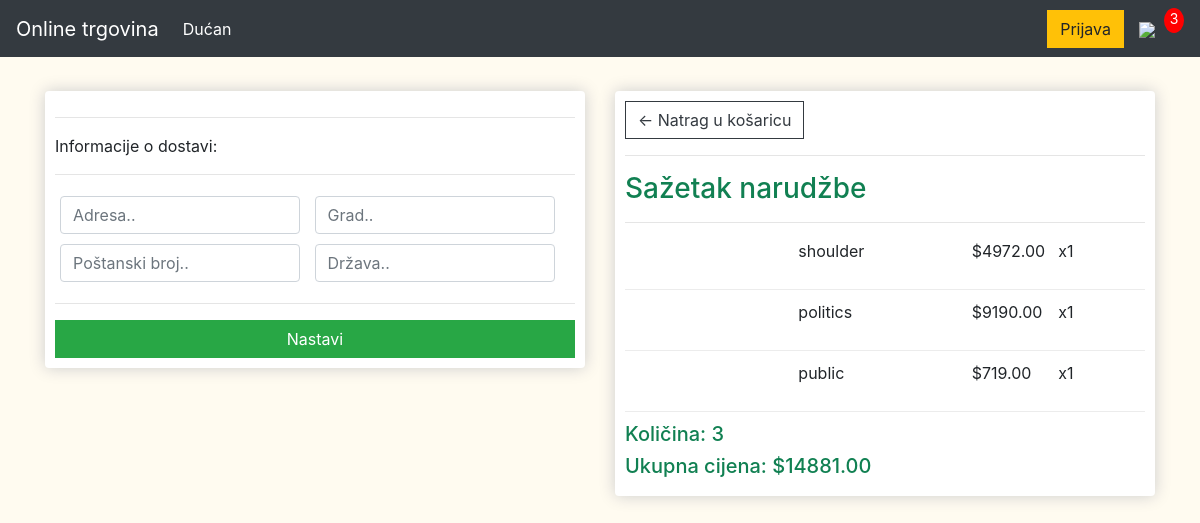
Screenshot of /blagajna/ (signed in) with the database file from the repository.
### ducan/models.py (models this page shows, shortened)
class OrderItem(models.Model):
	product = models.ForeignKey(Product, on_delete=models.SET_NULL, null=True)
	order = models.ForeignKey(Order, on_delete=models.SET_NULL, null=True)
	quantity = models.IntegerField(default=0, null=True, blank=True)
	date_added = models.DateTimeField(auto_now_add=True)
	@property
	def get_total(self):
		total = self.product.price * self.quantity
		return total

class Product(models.Model):
	name = models.CharField(max_length=200)
	price = models.DecimalField(decimal_places=2, max_digits=10, null=True, blank=False)
	digital = models.BooleanField(default=False,null=True, blank=True)
	image = models.ImageField(null=True, blank=True)
	@property
	def imageURL(self):
		try:
			url = self.image.url
		except:
			url = ''
		return url

class Order(models.Model):
	customer = models.ForeignKey(Customer, on_delete=models.SET_NULL, null=True, blank=True)
	date_ordered = models.DateTimeField(auto_now_add=True)
	complete = models.BooleanField(default=False)
	transaction_id = models.CharField(max_length=100, null=True)
	@property
	def shipping(self):
		shipping = False
		orderitems = self.orderitem_set.all()
		for i in orderitems:
			if i.product.digital == False:
				shipping = True
		return shipping
	@property
	def get_cart_total(self):
		orderitems = self.orderitem_set.all()
		total = sum([item.get_total for item in orderitems])
		return total
	@property
	def get_cart_items(self):
		orderitems = self.orderitem_set.all()
		total = sum([item.quantity for item in orderitems])
		return total

### ducan/views.py (the view)
# urls.py: path('blagajna/', views.checkout, name="blagajna"),
def checkout(request):
	data = cartData(request)
	cartItems = data['cartItems']
	order = data['order']
	items = data['items']
	context = {'items':items, 'order':order, 'cartItems':cartItems}
	return render(request, 'ducan/blagajna.html', context)

### ducan/utils.py (called while the page is built)
def cartData(request):
	if request.user.is_authenticated:
		customer = request.user.customer
		order, created = Order.objects.get_or_create(customer=customer, complete=False)
		items = order.orderitem_set.all()
		cartItems = order.get_cart_items
	else:
		cookieData = cookieCart(request)
		cartItems = cookieData['cartItems']
		order = cookieData['order']
		items = cookieData['items']
	return {'cartItems':cartItems ,'order':order, 'items':items}

### ducan/templates/ducan/blagajna.html (shortened to what this page needs)
{% extends 'ducan/main.html' %}
{% load static %}
{% block content %}
     <div class="row">
		<div class="col-lg-6">
			<div class="box-element" id="form-wrapper">
				<form id="form">
					<div id="shipping-info">
						<hr>
						<p>Informacije o dostavi:</p>
						<hr>
						<div class="form-field">
							<input class="form-control" type="text" name="address" placeholder="Adresa..">
						</div>
						<div class="form-field">
							<input class="form-control" type="text" name="city" placeholder="Grad..">
						</div>
						<div class="form-field">
							<input class="form-control" type="text" name="zipcode" placeholder="Poštanski broj..">
						</div>
						<div class="form-field">
							<input class="form-control" type="text" name="country" placeholder="Država..">
						</div>
					</div>
					<hr>
					<input id="form-button" class="btn btn-success btn-block" type="submit" value="Nastavi">
				</form>
			</div>
			<br>
		</div>
		<div class="col-lg-6">
			<div class="box-element">
				<a  class="btn btn-outline-dark" href="{% url 'kosarica' %}">&#x2190; Natrag u košaricu</a>
				<hr>
				<h3>Sažetak narudžbe</h3>
				<hr>
				{% for item in items %}
				<div class="cart-row">
					<div style="flex:2"><img class="row-image" src="{{item.product.imageURL}}"></div>
					<div style="flex:2"><p>{{item.product.name}}</p></div>
					<div style="flex:1"><p>${{item.product.price|floatformat:2}}</p></div>
					<div style="flex:1"><p>x{{item.quantity}}</p></div>
				</div>
				{% endfor %}
				<h5>Količina:   {{order.get_cart_items}}</h5>
				<h5>Ukupna cijena:   ${{order.get_cart_total|floatformat:2}}</h5>
			</div>
		</div>
	</div>
{% endblock content %}

### ducan/templates/ducan/main.html (shortened to what this page needs)
<!DOCTYPE html>
{% load static %}
<html>
<head>
	<link rel="stylesheet" href="https://stackpath.bootstrapcdn.com/bootstrap/4.4.1/css/bootstrap.min.css">
	<link rel="stylesheet" type="text/css" href="{% static 'css/main.css' %}">
</head>
<body>
	<nav class="navbar navbar-expand-lg navbar-dark bg-dark">
	  <a class="navbar-brand" href="{% url 'ducan' %}">Online trgovina</a>
	  <div class="collapse navbar-collapse" id="navbarSupportedContent">
	    <ul class="navbar-nav mr-auto">
	      <li class="nav-item active">
	        <a class="nav-link" href="{% url 'ducan' %}">Dućan <span class="sr-only">(current)</span></a>
	      </li>
	    </ul>
	    <div class="form-inline my-2 my-lg-0">
	     	<a href="#"class="btn btn-warning">Prijava</a>
	     	<a href="{% url 'kosarica' %}">
	    		<img  id="cart-icon" src="{% static 'slike/cart.png' %}">
	    	</a>
	    	<p id="cart-total">{{cartItems}}</p>
	    </div>
	  </div>
	</nav>
     <div class="container">
            <br>
            {% block content %}
            {% endblock content %}
         </div>
</body>
</html>

### static/css/main.css (style rules this page uses)
body { background-color: #fffbf0; }
h1,h2,h3,h4,h5,h6 { color:#118052; }
.box-element { box-shadow:hsl(0, 0%, 80%) 0 0 16px; background-color: #fff; border-radius: 4px; padding: 10px; }
.bg-dark { background-color: #002626; }
#cart-icon { width:25px; display: inline-block; margin-left: 15px; }
#cart-total { display: block; text-align: center; color:#fff; background-color: red; width: 20px; height: 25px; border-radius: 50%; font-size: 14px; }
.col-lg-4, .col-lg-6, .col-lg-8, .col-lg-12 { margin-top: 10px; }
.btn { border-radius: 0; }
.form-field { width:250px; display: inline-block; padding: 5px; }
.cart-row { display: flex; align-items: flex-stretch; padding-bottom: 10px; margin-bottom: 10px; border-bottom: 1px solid #ececec; }

### rows the page displays
OrderItem: product.name "shoulder", product.price "4972.00", quantity "1"
OrderItem: product.name "politics", product.price "9190.00", quantity "1"
OrderItem: product.name "public", product.price "719.00", quantity "1"
Order: get_cart_items "3", get_cart_total "14881.00"

### other values shown
{{ cartItems }} "3"
